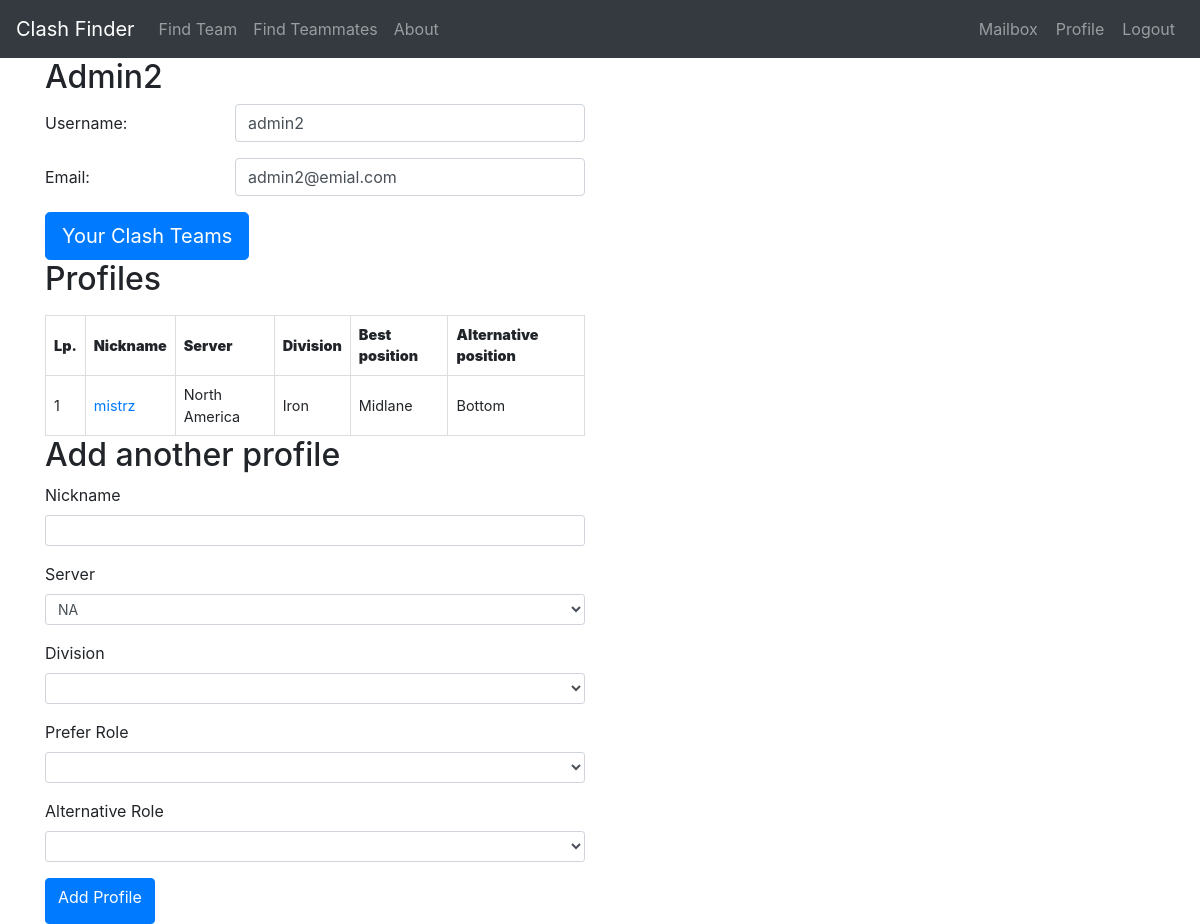
/user/admin2 (signed in), run on an earlier commit of the app's database.
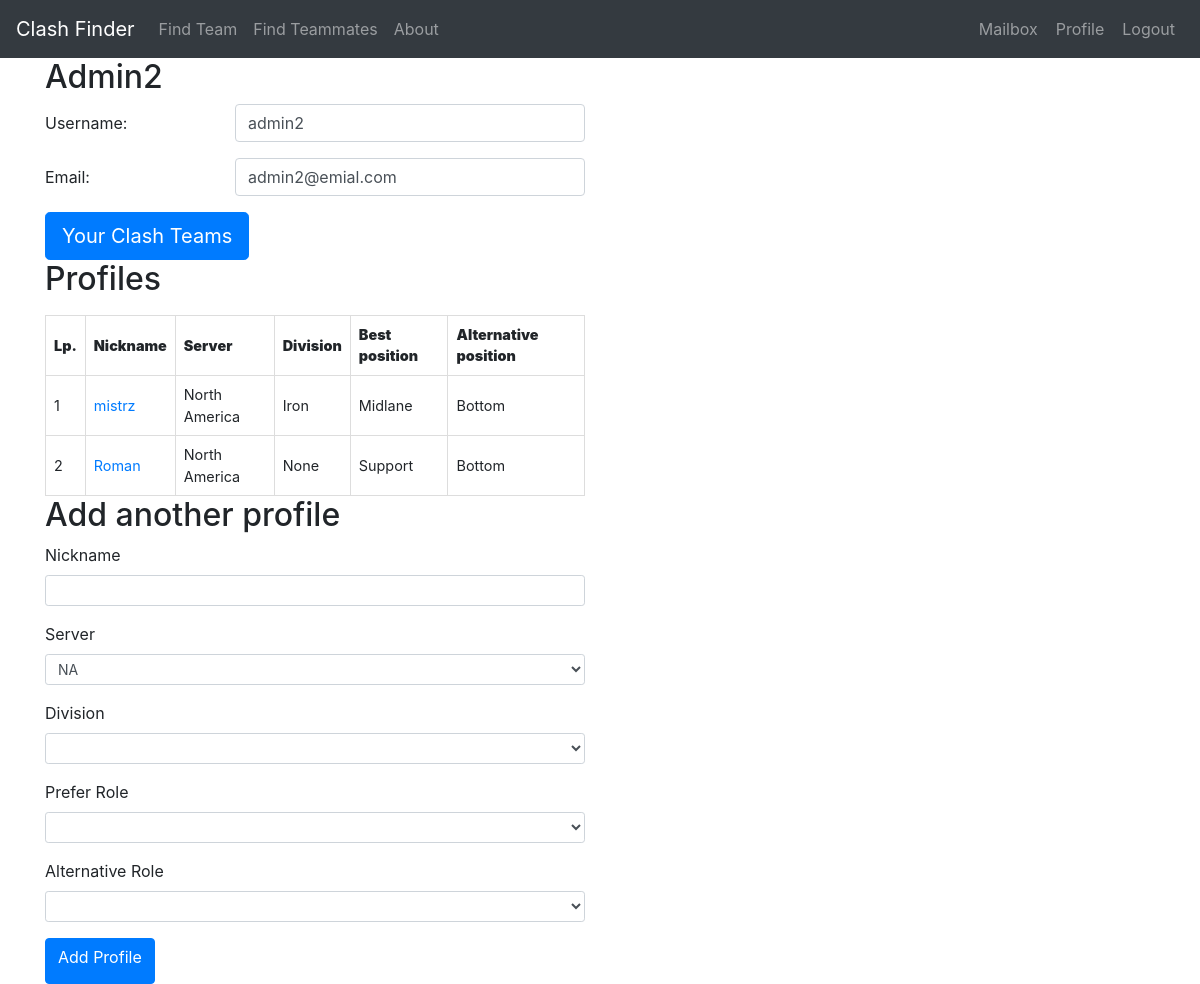
And on a later commit of the database.
### models.py (models this page shows, shortened)
class User(UserMixin, db.Model):
    id = db.Column(db.Integer, primary_key=True)
    username = db.Column(db.String(64), index=True, unique=True)
    email = db.Column(db.String(120), unique=True, index=True)
    password_hash = db.Column(db.String(128))
    profiles = db.relationship('Profile', backref='User', lazy='dynamic',
                               cascade="all, delete, delete-orphan")  # powiązanie z kontem uzytkownika
    reports = db.relationship('ReportPlayer', backref='Report', lazy='dynamic',
                              cascade="all, delete, delete-orphan")
    invitation_out = db.relationship('ClashInvitation', backref='teamleader', lazy='dynamic',
                              cascade="all, delete, delete-orphan")

class Profile(UserMixin, db.Model):
    id = db.Column(db.Integer, primary_key=True)
    nickname = db.Column(db.String(64), index=True, unique=True)
    server = db.Column(db.String(10), index=True)
    division = db.Column(db.String(20), index=True)
    best_position = db.Column(db.String(20), index=True)
    alternative_position = db.Column(db.String(20), index=True)
    user_id = db.Column(db.Integer, db.ForeignKey('user.id'))
    clash_team = db.relationship('ClashTeam', backref='host', lazy='dynamic')
    invitation_in = db.relationship('ClashInvitation', backref='invitedguest', lazy='dynamic',
                              cascade="all, delete, delete-orphan")
    reported = db.relationship('ReportPlayer', backref='Reported', lazy='dynamic',
                              cascade="all, delete, delete-orphan")

### routes.py (the view)
@app.route('/user/<username>', methods=['GET', 'POST'])
@login_required
def user(username):
    user = User.query.filter_by(username=username).first_or_404()
    profiles = Profile.query.filter_by(user_id=user.id).all()
    if len(profiles) == 0:
        profiles = []
    form = ProfileForm()
    return render_template('user.html', profiles=profiles, form=form, user=user, get_server_short_name=get_server_short_name)

### forms.py
class ProfileForm(FlaskForm):
    nickname = StringField('Nickname', validators=[DataRequired()])
    server = SelectField('Server', choices=servers,
                         validators=[DataRequired()])
    division = SelectField('Division', choices=divisions,
                           validators=[DataRequired()])
    pref_role = SelectField(
        'Prefer Role', choices=positions, validators=[DataRequired()])
    alternative_role = SelectField('Alternative Role', choices=positions, validators=[
                                   DataRequired(), DifferentRole('pref_role')])
    submit = SubmitField('Add Profile')

### forms.py (called while the page is built)
def get_server_short_name(server_name):
    for server in servers:
        if server[0] == server_name:
            return server[1]
    return ''

### models.py (called while the page is built)
@login.user_loader
def load_user(id):
    return User.query.get(int(id))

### templates/user.html (shortened to what this page needs)
{% extends "base.html" %}
{% block content %}
        <div class="container">
            <div class="row">
                <div class="col-sm-6">
                    <h2>{{ user.username | title }}</h2>
					{% if current_user.id == user.id %}
                        <div class="account-info">
                            <div class="form-group row">
                                <label for="username" class="col-sm-4 col-form-label">Username:</label>
                                <div class="col-sm-8">
                                    <div class="form-control">{{ user.username }}</div>
                                </div>
                            </div>
                        </div>
                        <div class="account-info">
                            <div class="form-group row">
                                <label for="email" class="col-sm-4 col-form-label">Email:</label>
                                <div class="col-sm-8">
                                    <div class="form-control">{{ user.email }}</div>
                                </div>
                            </div>
                        </div>
					{% endif %}
						{% if current_user.id == user.id %}
						<a href="{{ url_for('yourteams', username=user.username) }}" class="btn btn-primary btn-lg">Your Clash Teams</a>
						{% endif %}
						{% if profiles %}
						<div class="account-info">
							<label for="profiles"><h2>Profiles</h2></label>
							<table>
								<thead>
									<tr>
										<th><strong>Lp.</strong></th>
										<th><strong>Nickname</strong></th>
										<th><strong>Server</strong></th>
										<th><strong>Division</strong></th>
										<th><strong>Best position</strong></th>
										<th><strong>Alternative position</strong></th>
									</tr>
								</thead>
								<tbody>
									{% for profile in profiles %}
									<tr>
										<td>{{ loop.index }}</td>
										<td><a href="{{ url_for('profile', nickname=profile.nickname, server=get_server_short_name(profile.server).lower()) }}">{{ profile.nickname }}</a></td>
										<td>{{ profile.server }}</td>
										<td>{{ profile.division }}</td>
										<td>{{ profile.best_position }}</td>
										<td>{{ profile.alternative_position }}</td>
									</tr>
									{% endfor %}
								</tbody>
							</table>
						</div>
						{% else %}
						<p>Currently  you do not have any Profiles.</p>
						{% endif %}
					{% if current_user.id == user.id %}
					<h2>Add another profile</h2>
					<form method="POST" action="{{ url_for('create_profile', username=user.username) }}">
						<div class="form-group">
							{{ form.nickname.label(class="form-control-label") }}
							{{ form.nickname(class="form-control form-control-sm") }}
						</div>
						<div class="form-group">
							{{ form.server.label(class="form-control-label") }}
							{{ form.server(class="form-control form-control-sm") }}
						</div>
						<div class="form-group">
							{{ form.division.label(class="form-control-label") }}
							{{ form.division(class="form-control form-control-sm") }}
						</div>
						<div class="form-group">
							{{ form.pref_role.label(class="form-control-label") }}
							{{ form.pref_role(class="form-control form-control-sm") }}
						</div>
						<div class="form-group">
							{{ form.alternative_role.label(class="form-control-label") }}
							{{ form.alternative_role(class="form-control form-control-sm") }}
						</div>
						<button type="submit" class="btn btn-primary">{{ form.submit.label }}</button>
					</form>
					{% endif %}
				</div>
			</div>
		</div>
{% endblock %}

### templates/base.html (shortened to what this page needs)
<!DOCTYPE html>
<html>
	<head>
		<link rel="stylesheet" href="https://maxcdn.bootstrapcdn.com/bootstrap/4.5.2/css/bootstrap.min.css">
	</head>
    <body>
		<nav class="navbar navbar-expand-sm bg-dark navbar-dark">
			<a class="navbar-brand" href="{{ url_for('index') }}">Clash Finder</a>
			<ul class="navbar-nav">
				<li class="nav-item">
					<a class="nav-link" href="{{ url_for('findteam') }}">Find Team</a>
				</li>
				<li class="nav-item">
					<a class="nav-link" href="{{ url_for('findteammates') }}">Find Teammates</a>
				</li>
				<li class="nav-item">
					<a class="nav-link" href="#">About</a>
				</li>
			</ul>
			<ul class="navbar-nav ml-auto">
				{% if current_user.is_authenticated %}
				<li class="nav-item">
					<form method="post" action="{{ url_for('mailbox', username = user.username) }}">
						<button type="submit" class="btn btn-link nav-link">Mailbox</button>
					</form>
				</li>
                <li class="nav-item">
					<form method="post" action="{{ url_for('user', username = user.username) }}">
						<button type="submit" class="btn btn-link nav-link">Profile</button>
					</form>
				</li>
                <li class="nav-item">
					<form method="post" action="{{ url_for('logout') }}">
						<button type="submit" class="btn btn-link nav-link">Logout</button>
					</form>
				</li>
				{% else %}
				<li class="nav-item">
					<a class="nav-link" href="{{ url_for('login') }}">Login</a>
				</li>
				{% endif %}
			</ul>
		</nav>
        {% block content %}
        {% endblock %}
    </body>
</html>

### templates/user.html (style rules this page uses)
table { border-collapse: collapse; font-size: 0.9em; border: 1px solid #ddd; }
th { border: 1px solid #ddd; padding: 8px; text-align: left; }
td { border: 1px solid #ddd; padding: 8px; }

What changed in the data, as far as the page shows it:
added Profile: nickname "Roman", server "North America", division "None", best_position "Support", alternative_position "Bottom"
